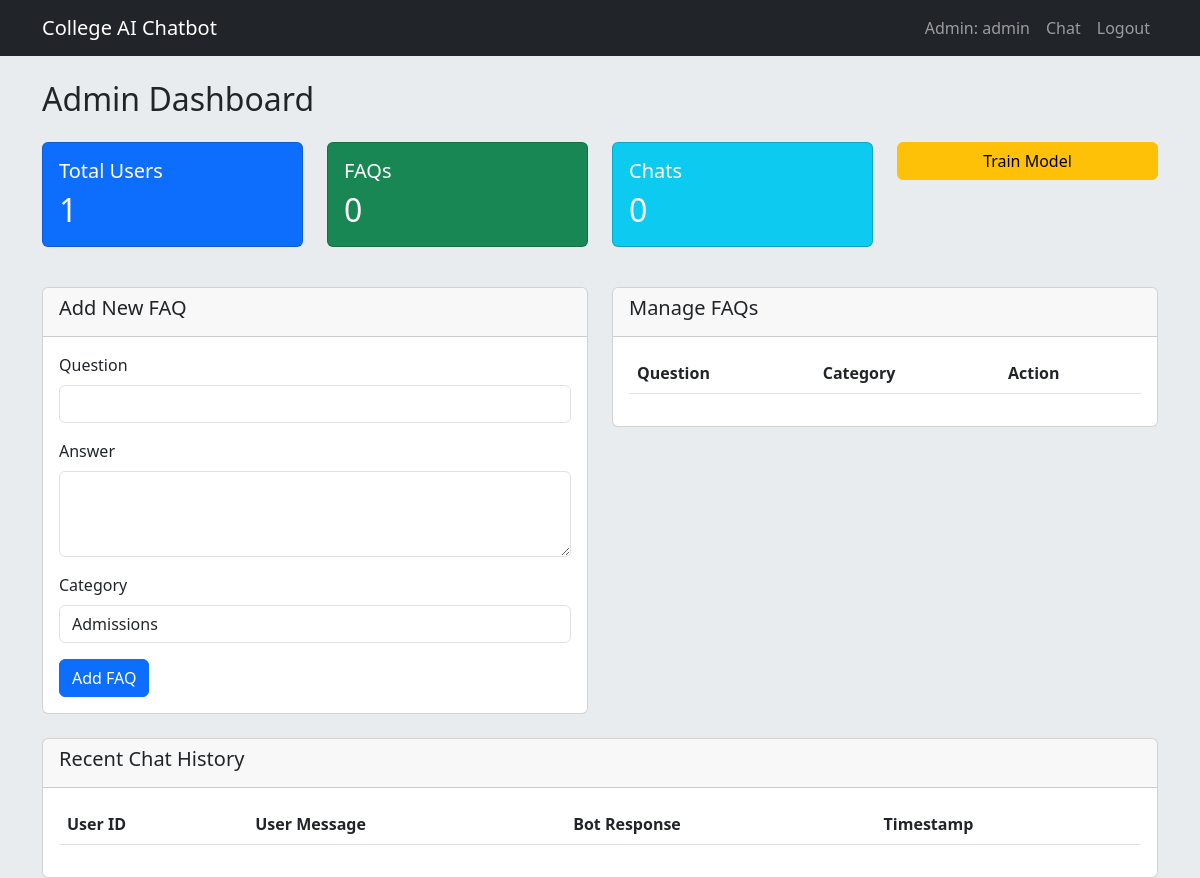
Page /admin (signed in) on the earlier database version.
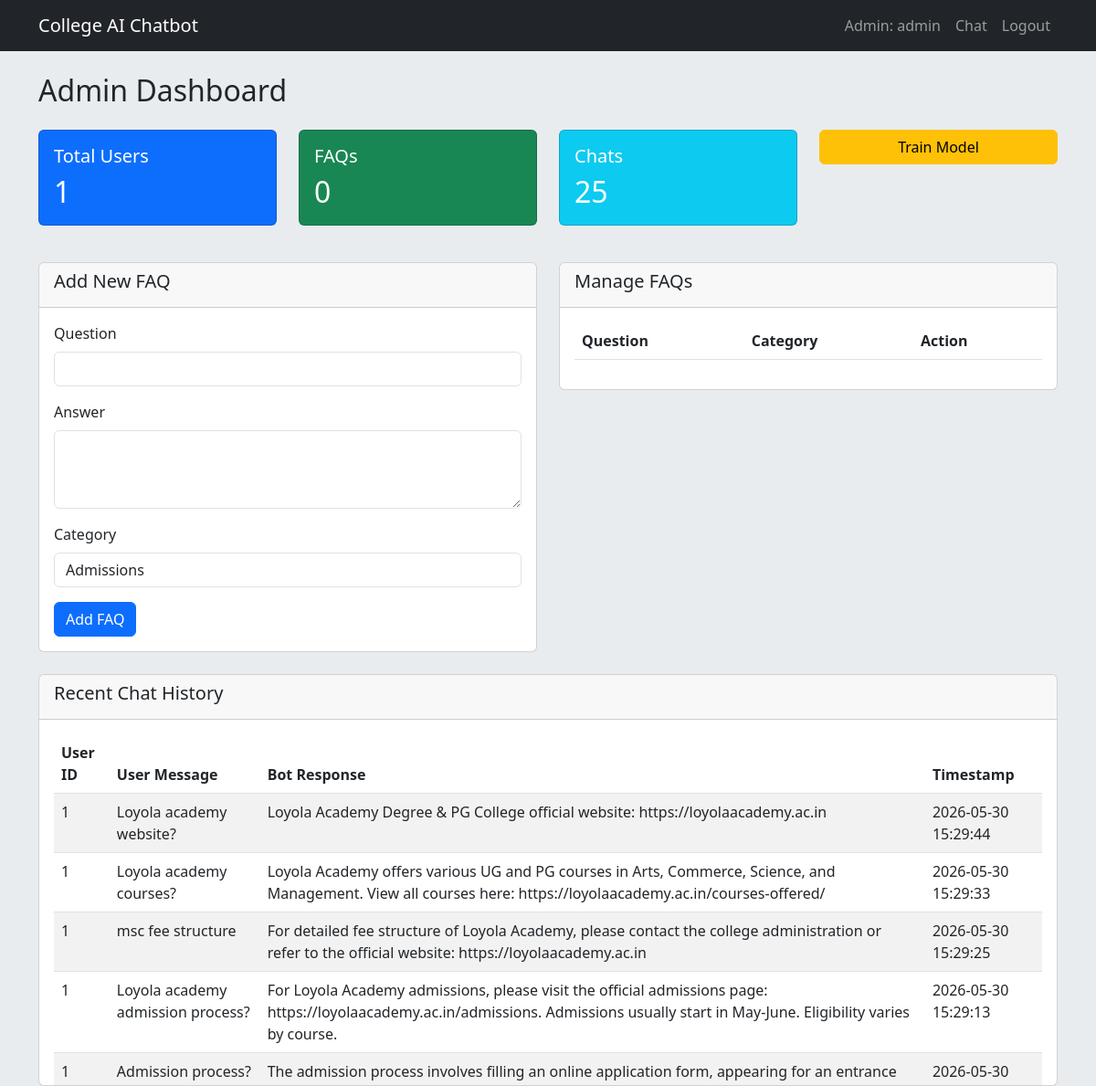
Same page on the later database version.
### app.py (models this page shows)
class User(db.Model):
    id = db.Column(db.Integer, primary_key=True)
    username = db.Column(db.String(100), unique=True, nullable=False)
    email = db.Column(db.String(120), unique=True, nullable=False)
    password = db.Column(db.String(200), nullable=False)
    is_admin = db.Column(db.Boolean, default=False)

class ChatHistory(db.Model):
    id = db.Column(db.Integer, primary_key=True)
    user_id = db.Column(db.Integer, db.ForeignKey('user.id'))
    user_message = db.Column(db.Text, nullable=False)
    bot_response = db.Column(db.Text, nullable=False)
    timestamp = db.Column(db.DateTime, default=db.func.now())

### app.py (the view)
@app.route('/admin')
def admin():
    if 'user_id' not in session or not session.get('is_admin'):
        return redirect(url_for('login'))
    users = User.query.all()
    faqs = FAQ.query.all()
    chat_history = ChatHistory.query.all()
    return render_template('admin.html', users=users, faqs=faqs, chat_history=chat_history)

### templates/admin.html (shortened to what this page needs)
<!DOCTYPE html>
<html lang="en">
<head>
    <link href="https://cdn.jsdelivr.net/npm/bootstrap@5.3.0/dist/css/bootstrap.min.css" rel="stylesheet">
    <link href="{{ url_for('static', filename='css/style.css') }}" rel="stylesheet">
</head>
<body class="admin-bg">
    <nav class="navbar navbar-expand-lg navbar-dark bg-dark">
        <div class="container">
            <a class="navbar-brand" href="/">College AI Chatbot</a>
            <div class="collapse navbar-collapse">
                <ul class="navbar-nav ms-auto">
                    <li class="nav-item">
                        <span class="nav-link">Admin: {{ session.username }}</span>
                    </li>
                    <li class="nav-item">
                        <a class="nav-link" href="/">Chat</a>
                    </li>
                    <li class="nav-item">
                        <a class="nav-link" href="/logout">Logout</a>
                    </li>
                </ul>
            </div>
        </div>
    </nav>
    <div class="container mt-4">
        <h2 class="mb-4">Admin Dashboard</h2>
        <div class="row">
            <div class="col-md-3">
                <div class="card text-white bg-primary mb-3">
                    <div class="card-body">
                        <h5 class="card-title">Total Users</h5>
                        <h2 class="card-text">{{ users|length }}</h2>
                    </div>
                </div>
            </div>
            <div class="col-md-3">
                <div class="card text-white bg-success mb-3">
                    <div class="card-body">
                        <h5 class="card-title">FAQs</h5>
                        <h2 class="card-text">{{ faqs|length }}</h2>
                    </div>
                </div>
            </div>
            <div class="col-md-3">
                <div class="card text-white bg-info mb-3">
                    <div class="card-body">
                        <h5 class="card-title">Chats</h5>
                        <h2 class="card-text">{{ chat_history|length }}</h2>
                    </div>
                </div>
            </div>
            <div class="col-md-3">
                <form method="POST" action="/admin/train">
                    <button type="submit" class="btn btn-warning w-100 mb-3 h-100">
                        Train Model
                    </button>
                </form>
            </div>
        </div>
        <div class="row mt-4">
            <div class="col-md-6">
                <div class="card">
                    <div class="card-header">
                        <h5>Add New FAQ</h5>
                    </div>
                    <div class="card-body">
                        <form method="POST" action="/admin/faq/add">
                            <div class="mb-3">
                                <label for="question" class="form-label">Question</label>
                                <input type="text" class="form-control" id="question" name="question" required>
                            </div>
                            <div class="mb-3">
                                <label for="answer" class="form-label">Answer</label>
                                <textarea class="form-control" id="answer" name="answer" rows="3" required></textarea>
                            </div>
                            <div class="mb-3">
                                <label for="category" class="form-label">Category</label>
                                <select class="form-control" id="category" name="category">
                                    <option value="admissions">Admissions</option>
                                </select>
                            </div>
                            <button type="submit" class="btn btn-primary">Add FAQ</button>
                        </form>
                    </div>
                </div>
            </div>
            <div class="col-md-6">
                <div class="card">
                    <div class="card-header">
                        <h5>Manage FAQs</h5>
                    </div>
                    <div class="card-body overflow-auto" style="max-height: 400px;">
                        <table class="table table-striped">
                            <thead>
                                <tr>
                                    <th>Question</th>
                                    <th>Category</th>
                                    <th>Action</th>
                                </tr>
                            </thead>
                        </table>
                    </div>
                </div>
            </div>
        </div>
        <div class="row mt-4">
            <div class="col-12">
                <div class="card">
                    <div class="card-header">
                        <h5>Recent Chat History</h5>
                    </div>
                    <div class="card-body overflow-auto" style="max-height: 400px;">
                        <table class="table table-striped">
                            <thead>
                                <tr>
                                    <th>User ID</th>
                                    <th>User Message</th>
                                    <th>Bot Response</th>
                                    <th>Timestamp</th>
                                </tr>
                            </thead>
                            <tbody>
                                {% for chat in chat_history[-20:]|reverse %}
                                <tr>
                                    <td>{{ chat.user_id }}</td>
                                    <td>{{ chat.user_message }}</td>
                                    <td>{{ chat.bot_response }}</td>
                                    <td>{{ chat.timestamp }}</td>
                                </tr>
                                {% endfor %}
                            </tbody>
                        </table>
                    </div>
                </div>
            </div>
        </div>
    </div>
</body>
</html>

### static/css/style.css (style rules this page uses)
.admin-bg { background-color: #e9ecef; }

Differences in the rows shown:
added ChatHistory: user_id "1", user_message "Loyola academy website?", bot_response "Loyola Academy Degree & PG College official website: https://loyolaacademy.ac.in", timestamp "2026-05-30 15:29:44"
added ChatHistory: user_id "1", user_message "Loyola academy courses?", bot_response "Loyola Academy offers various UG and PG courses in Arts, Commerce, Science, and Management. View all courses here: https://loyolaacademy.ac.in/courses-offered/", timestamp "2026-05-30 15:29:33"
added ChatHistory: user_id "1", user_message "msc fee structure", bot_response "For detailed fee structure of Loyola Academy, please contact the college administration or refer to the official website: https://loyolaacademy.ac.in", timestamp "2026-05-30 15:29:25"
added ChatHistory: user_id "1", user_message "Loyola academy admission process?", bot_response "For Loyola Academy admissions, please visit the official admissions page: https://loyolaacademy.ac.in/admissions. Admissions usually start in May-June. Eligibility varies by course.", timestamp "2026-05-30 15:29:13"
added ChatHistory: user_id "1", user_message "Admission process?", bot_response "The admission process involves filling an online application form, appearing for an entrance…", timestamp "2026-05-30…"
Other differences:
{{ chat_history|length }}: "0" → "25"
